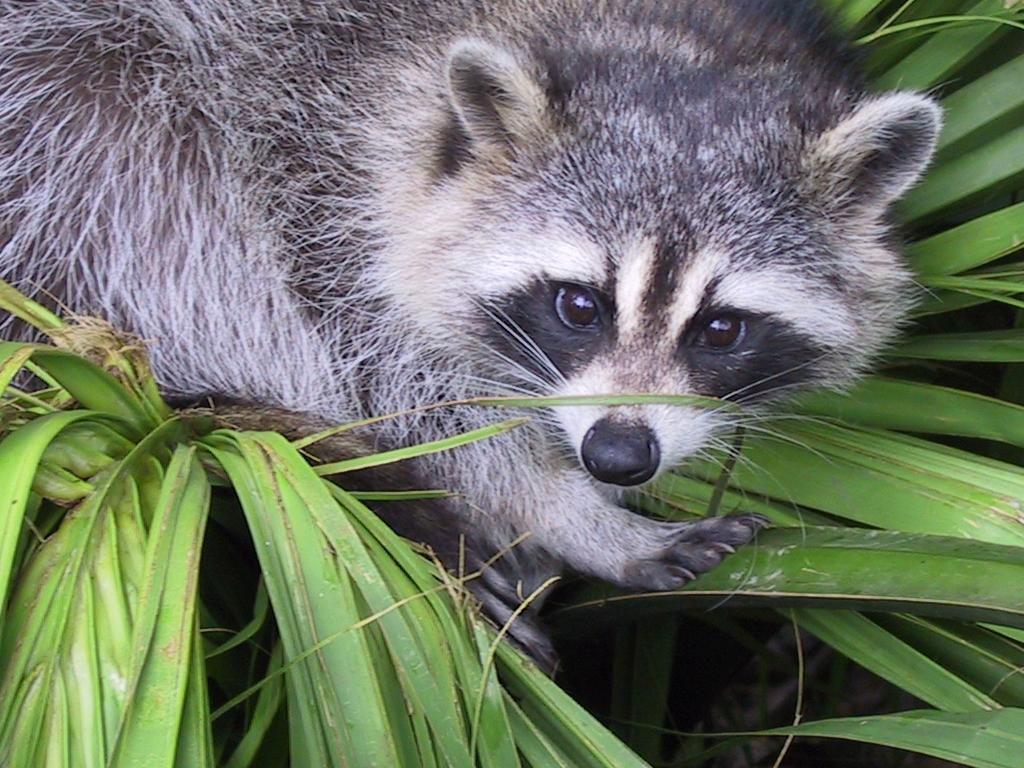
#> input picture array/ex03/animal.jpeg, 1024 x 768 px
$ python zoom.py
#> lines starting #> are read from the running program, lines starting #| are printed output that depends on the picture
### array/ex03/load_image.py
import os
import numpy as np
from PIL import Image


def ft_load(path: str) -> str:
    """
    This function loads an image and prints
    its format and its pixels content in RGB format.
    """
#> called with path = 'animal.jpeg'
    try:
        img = []
        assert isinstance(path, str), "AssertionError: path is not a string"
        assert path, "AssertionError: path is empty"
        assert os.path.exists(path), "AssertionError: path does not exist"
        assert path.endswith('.jpg') or path.endswith('.jpeg'), \
            "AssertionError: path is not a valid image"

        image = Image.open(path)
#> image is the input picture: PIL image 1024x768 RGB; mean R, G, B 110.7, 117.7, 102.1
        img = np.array(image)
        print(f"The shape of image is : {img.shape}")
#| The shape of image is : (768, 1024, 3)

        return img

    except AssertionError as e:
        print(e)
        img = None
        return img

### array/ex03/zoom.py
from load_image import ft_load
from PIL import Image
import numpy as np
import matplotlib.pyplot as plt


def main():
    """
    This is the main function of the program.
    The program will load an image from a file,
    then make a zoom using a slicing method, turning
    it to gray color and will display it.
    """
    try:
        path = "animal.jpeg"
        img = ft_load(path)
        if img is None:
            exit(1)

        print(img)
#> (printed output is left out)

        zoomed_img = img[200:600, 400:800]
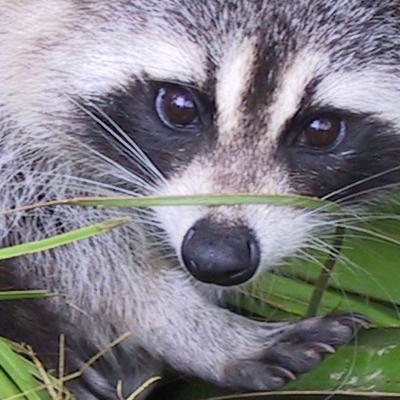
#> zoomed_img: shape (400, 400, 3); mean R, G, B 127.5, 126.2, 130.9
        zoomed_img = Image.fromarray(zoomed_img).convert("L")
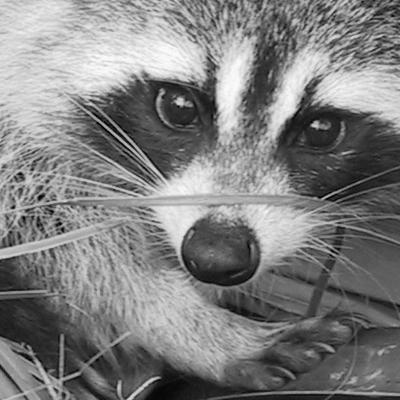
#> zoomed_img: PIL image 400x400 L; min 0, max 253, mean 127.1

        print(f"New shape after slicing: {zoomed_img.size}")
#| New shape after slicing: (400, 400)
        print(np.array(zoomed_img))
#> (printed output is left out)
        plt.imshow(zoomed_img, cmap='gray')
        plt.axis('on')
        plt.show()

    except AssertionError as e:
        print(AssertionError.__name__, ":", e)
        exit(1)


if __name__ == "__main__":
    main()
